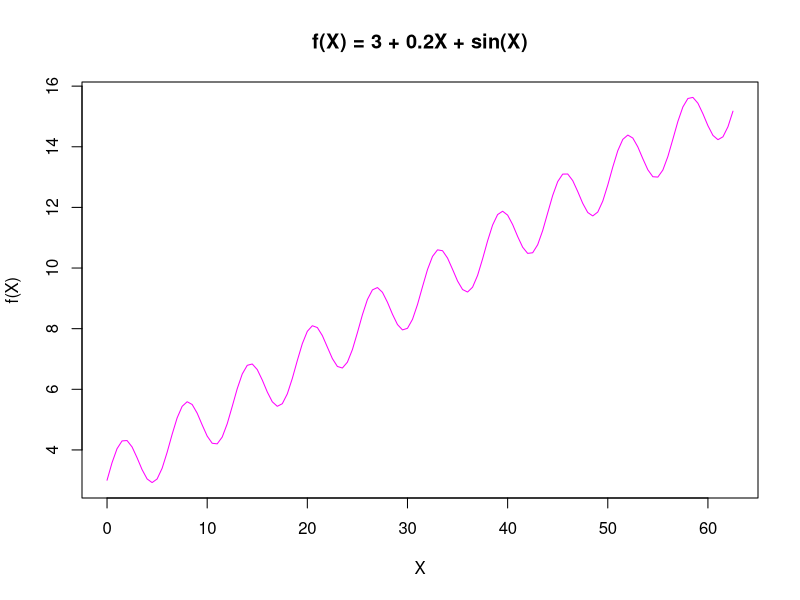

This figure's R source:
## generate a simple X-Y line plot for 
## an arbitrary function
X <- seq(0, 20*pi, 0.5)
Y <- 3 + 0.2*X + sin(X)
plot(X, Y, type="l", col="magenta", xlab="X", ylab="f(X)", main='f(X) = 3 + 0.2X + sin(X)')

